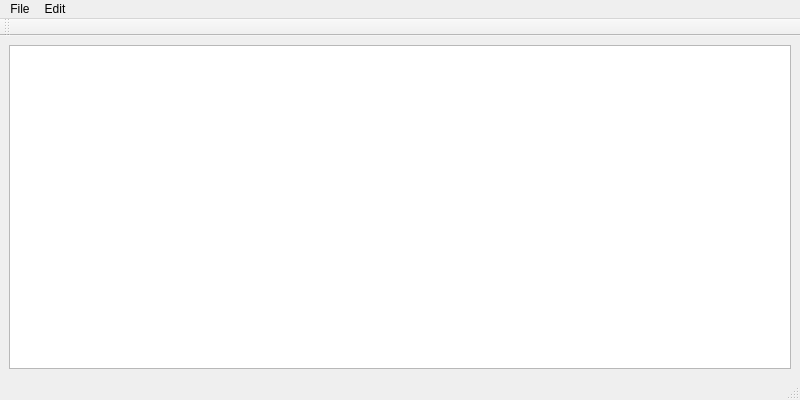
<?xml version="1.0" encoding="UTF-8"?>
<ui version="4.0">
 <class>TextEditor</class>
 <widget class="QMainWindow" name="TextEditor">
  <property name="geometry">
   <rect>
    <x>0</x>
    <y>0</y>
    <width>800</width>
    <height>400</height>
   </rect>
  </property>
  <property name="windowTitle">
   <string>Text Editor</string>
  </property>
  <widget class="QWidget" name="centralwidget">
   <layout class="QVBoxLayout" name="verticalLayout">
    <item>
     <widget class="QTextEdit" name="textEdit"/>
    </item>
   </layout>
  </widget>
  <widget class="QMenuBar" name="menubar">
   <property name="geometry">
    <rect>
     <x>0</x>
     <y>0</y>
     <width>800</width>
     <height>21</height>
    </rect>
   </property>
   <property name="acceptDrops">
    <bool>true</bool>
   </property>
   <property name="defaultUp">
    <bool>true</bool>
   </property>
   <property name="nativeMenuBar">
    <bool>true</bool>
   </property>
   <widget class="QMenu" name="menuNew">
    <property name="font">
     <font>
      <pointsize>10</pointsize>
      <weight>50</weight>
      <bold>false</bold>
     </font>
    </property>
    <property name="title">
     <string>File</string>
    </property>
    <addaction name="actionNew"/>
    <addaction name="actionOpen"/>
    <addaction name="actionSave"/>
    <addaction name="actionSaveAs"/>
    <addaction name="actionPrint"/>
    <addaction name="actionExit"/>
   </widget>
   <widget class="QMenu" name="menuEdit">
    <property name="font">
     <font>
      <pointsize>10</pointsize>
     </font>
    </property>
    <property name="contextMenuPolicy">
     <enum>Qt::NoContextMenu</enum>
    </property>
    <property name="tearOffEnabled">
     <bool>false</bool>
    </property>
    <property name="title">
     <string>Edit</string>
    </property>
    <addaction name="actionCopy"/>
    <addaction name="actionCut"/>
    <addaction name="actionPaste"/>
    <addaction name="separator"/>
    <addaction name="actionUndo"/>
    <addaction name="actionRedo"/>
    <addaction name="actionFont"/>
   </widget>
   <addaction name="menuNew"/>
   <addaction name="menuEdit"/>
  </widget>
  <widget class="QStatusBar" name="statusBar">
   <property name="sizeGripEnabled">
    <bool>true</bool>
   </property>
   <action name="actionNew">
    <property name="icon">
     <iconset>
      <normaloff>icon/textEditor/new.png</normaloff>icon/textEditor/new.png</iconset>
    </property>
    <property name="text">
     <string>New</string>
    </property>
    <property name="toolTip">
     <string>New text document</string>
    </property>
    <property name="shortcut">
     <string>Ctrl+N</string>
    </property>
   </action>
  </widget>
  <widget class="QToolBar" name="toolBar">
   <property name="windowTitle">
    <string>toolBar</string>
   </property>
   <attribute name="toolBarArea">
    <enum>TopToolBarArea</enum>
   </attribute>
   <attribute name="toolBarBreak">
    <bool>false</bool>
   </attribute>
  </widget>
  <action name="actionNew">
   <property name="icon">
    <iconset>
     <normaloff>icon/textEditor/new.png</normaloff>icon/textEditor/new.png</iconset>
   </property>
   <property name="text">
    <string>New (Ctrl + N)</string>
   </property>
   <property name="font">
    <font>
     <pointsize>8</pointsize>
    </font>
   </property>
  </action>
  <action name="actionOpen">
   <property name="text">
    <string>Open (Ctrl + O)</string>
   </property>
  </action>
  <action name="actionSave">
   <property name="text">
    <string>Save (Ctrl + S)</string>
   </property>
  </action>
  <action name="actionSaveAs">
   <property name="text">
    <string>Save As</string>
   </property>
  </action>
  <action name="actionPrint">
   <property name="text">
    <string>Print (Ctrl + P)</string>
   </property>
  </action>
  <action name="actionCopy">
   <property name="text">
    <string>Copy (Ctrl + C)</string>
   </property>
  </action>
  <action name="actionCut">
   <property name="text">
    <string>Cut (Ctrl + X)</string>
   </property>
  </action>
  <action name="actionPaste">
   <property name="text">
    <string>Paste (Ctrl + V)</string>
   </property>
  </action>
  <action name="actionUndo">
   <property name="text">
    <string>Undo (Ctrl + Z)</string>
   </property>
  </action>
  <action name="actionRedo">
   <property name="text">
    <string>Redo</string>
   </property>
  </action>
  <action name="actionFont">
   <property name="text">
    <string>Font</string>
   </property>
  </action>
  <action name="actionExit">
   <property name="text">
    <string>Exit (Ctrl + Q)</string>
   </property>
  </action>
 </widget>
 <resources/>
 <connections/>
</ui>
